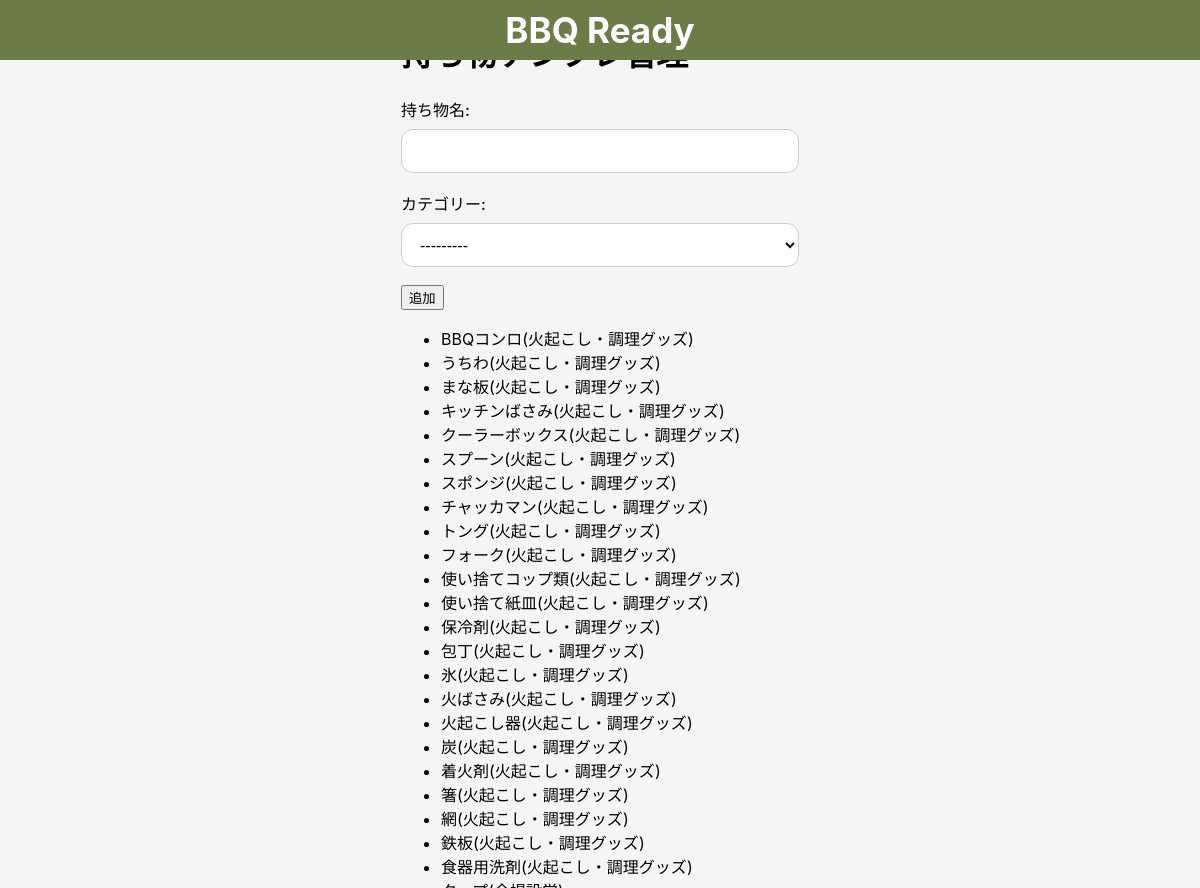
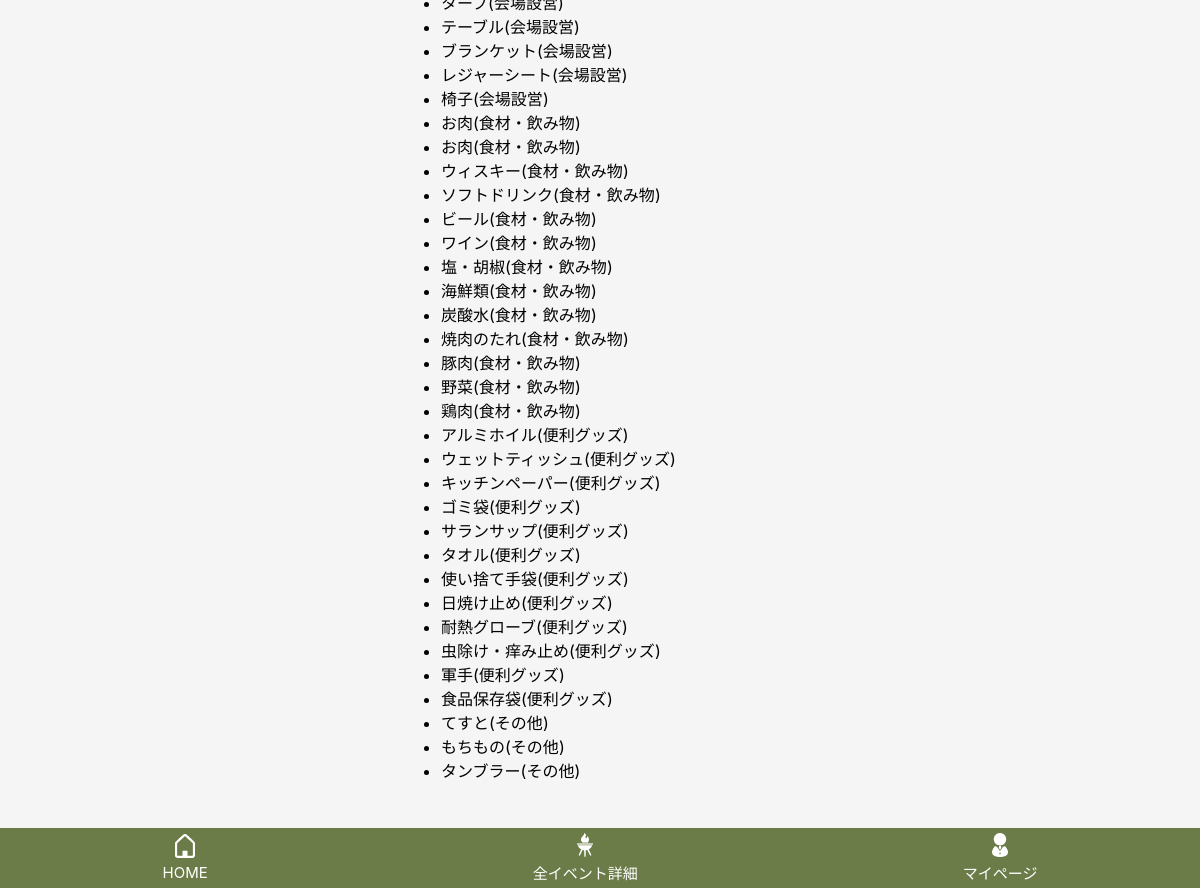
Before: /bbq-items/ (signed in) with the older database file (2 pictures, top to bottom).
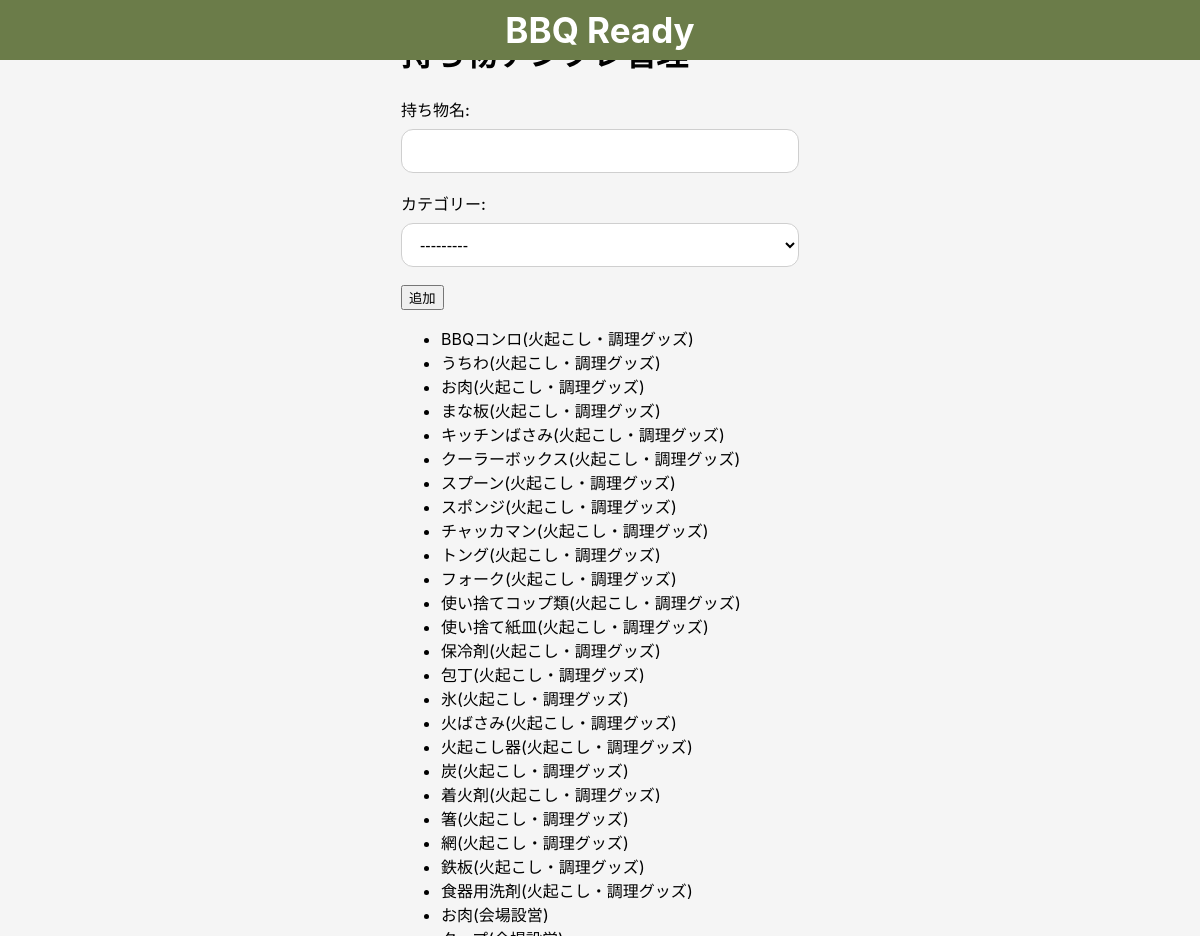
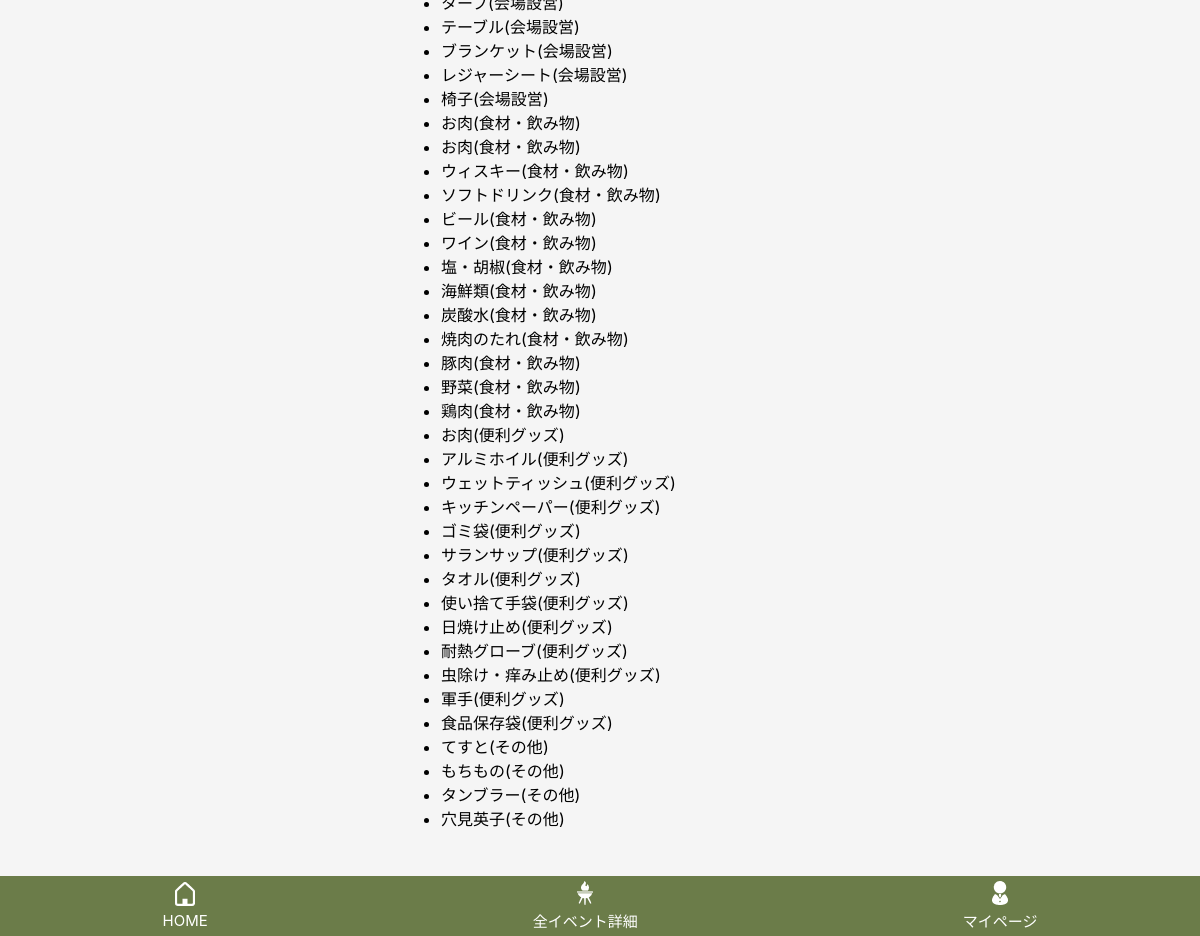
After: the same page with the newer database file (2 pictures, top to bottom).
### bbq_app/models.py (models this page shows, shortened)
class BbqItem(models.Model):
    class Category(models.IntegerChoices):
        FIRE = 1, "火起こし・調理グッズ"
        PLACE = 2, "会場設営"
        FOOD = 3, "食材・飲み物"
        CONVENIENCE = 4, "便利グッズ"
        OTHER = 5, "その他"
    user = models.ForeignKey(settings.AUTH_USER_MODEL, null=True, blank=True, on_delete=models.CASCADE, related_name="bbq_items")
    name = models.CharField("持ち物名", max_length=50)
    category = models.IntegerField(choices=Category.choices)
    created_at = models.DateTimeField(auto_now_add=True)
    updated_at = models.DateTimeField(auto_now=True)

### bbq_app/views.py (the view)
# urls.py: path("bbq-items/", views.bbq_item_list_create, name="bbq_item_list_create"),
@login_required
def bbq_item_list_create(request):
    items = BbqItem.objects.filter(
        Q(user=request.user) | Q(user__isnull=True)
    ).order_by("category", "name")
    if request.method == "POST":
        form = BbqItemForm(request.POST)
        if form.is_valid():
            name = form.cleaned_data["name"].strip()
            exists = BbqItem.objects.filter(
                Q(user=request.user) | Q(user__isnull=True),
                name__iexact=name
            ).exists()
            if exists:
                messages.warning(request, "この持ち物は既に登録されています。")
            else:
                bbq_item = form.save(commit=False)
                bbq_item.user = request.user
                bbq_item.save()
                messages.success(request, "持ち物を登録しました。")
            return redirect("bbq_item_list_create")
    else:
        form = BbqItemForm()
    return render(
        request,
        "bbq_app/bbqitem_list_create.html",
        {"items": items, "form": form}
    )

### bbq_app/forms.py
class BbqItemForm(forms.ModelForm):
    class Meta:
        model = BbqItem
        fields = ["name", "category"]
        labels = {
            "name": "持ち物名",
            "category": "カテゴリー",
        }

### bbq_app/templates/bbq_app/bbqitem_list_create.html (shortened to what this page needs)
{% extends "bbq_app/base.html" %}
{% block header %}
  {% include "bbq_app/partials/event_header.html" %}
{% endblock %}
{% block content %}
<h1>持ち物テンプレ管理</h1>
<form method="post">
    {{ form.as_p }}
    <button type="submit">追加</button>
</form>
<ul>
{% for item in items %}
    <li>
        {{ item.name }}({{ item.get_category_display }})
    </li>
{% empty %}
    <li>テンプレ持ち物はまだありません</li>
{% endfor %}
</ul>
{% endblock %}

Changed rows visible on the page:
added BbqItem: name "お肉", category "火起こし・調理グッズ"
added BbqItem: name "お肉", category "会場設営"
added BbqItem: name "お肉", category "便利グッズ"
added BbqItem: name "穴見英子", category "その他"
